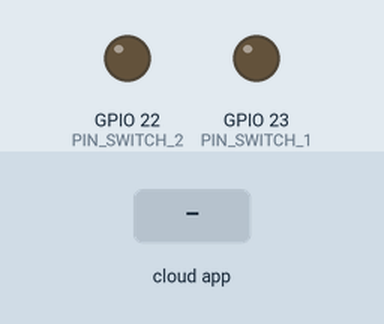
This sketch was run on a simulated ESP32. Parts: output pins drawn as LEDs (lit = HIGH). The inputs (shaded band) are chosen by the test bench. The RemoteXY app is connected.

Above: at 1.2 s.
1.3 s: the phone or cloud app sets switch_1 to 1
At 2.5 s:
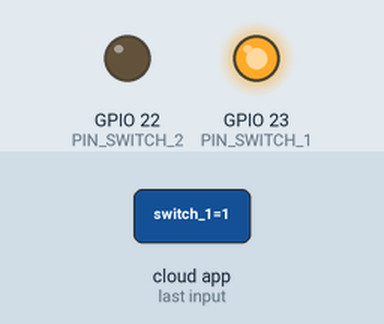
2.8 s: the phone or cloud app sets switch_2 to 1
At 3.6 s:
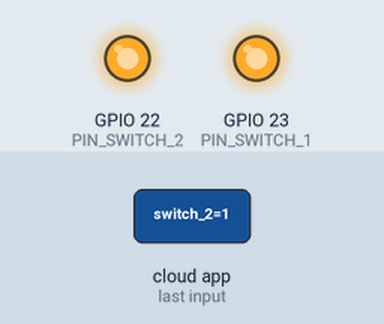
4.3 s: the phone or cloud app sets switch_1 to 0
At 4.8 s:
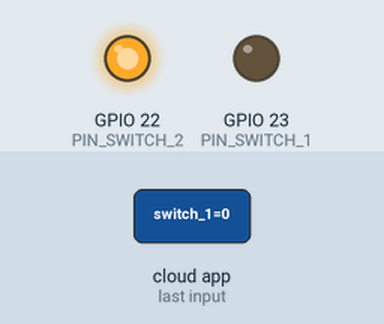
5.8 s: the phone or cloud app sets switch_2 to 0
At 7.1 s:
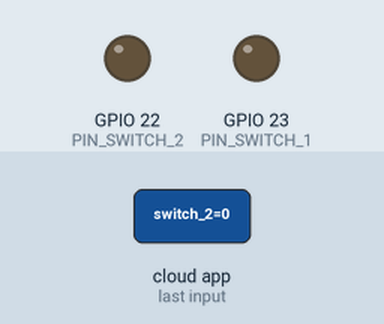
Timing chart, 0 to 8.3 s (numbered marks = the images above; inputs shaded):
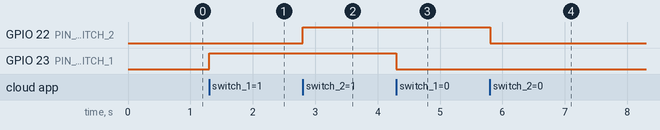

The sketch:

project.ino
```cpp
// (licence header left out)
//////////////////////////////////////////////
//        RemoteXY include library          //
//////////////////////////////////////////////

// RemoteXY select connection mode and include library
#define REMOTEXY_MODE__ESP32CORE_WIFI_POINT
#include <WiFi.h>

#include <RemoteXY.h>

// RemoteXY connection settings
#define REMOTEXY_WIFI_SSID "A12"
#define REMOTEXY_WIFI_PASSWORD "42117622"
#define REMOTEXY_SERVER_PORT 6377


// RemoteXY configurate
#pragma pack(push, 1)
uint8_t RemoteXY_CONF[] =   // 44 bytes
  { 255,2,0,0,0,37,0,16,31,1,2,1,21,32,22,11,37,26,31,31,
  79,78,0,79,70,70,0,2,1,21,51,22,11,133,26,31,31,79,78,0,
  79,70,70,0 };

// this structure defines all the variables and events of your control interface
struct {

    // input variables
  uint8_t switch_1; // =1 if switch ON and =0 if OFF
  uint8_t switch_2; // =1 if switch ON and =0 if OFF

    // other variable
  uint8_t connect_flag;  // =1 if wire connected, else =0

} RemoteXY;
#pragma pack(pop)

/////////////////////////////////////////////
//           END RemoteXY include          //
/////////////////////////////////////////////

#define PIN_SWITCH_1 23
#define PIN_SWITCH_2 22


void setup()
{
  RemoteXY_Init ();

  pinMode (PIN_SWITCH_1, OUTPUT);
  pinMode (PIN_SWITCH_2, OUTPUT);

  // TODO you setup code

}

void loop()
{
  RemoteXY_Handler ();

  digitalWrite(PIN_SWITCH_1, (RemoteXY.switch_1==0)?LOW:HIGH);
  digitalWrite(PIN_SWITCH_2, (RemoteXY.switch_2==0)?LOW:HIGH);

  // TODO you loop code
  // use the RemoteXY structure for data transfer
  // do not call delay()


}
```

Measured:
- after the input at 1.3 s, GPIO 23 (PIN_SWITCH_1): LOW → HIGH at once
- after the input at 2.8 s, GPIO 22 (PIN_SWITCH_2): LOW → HIGH at once
- after the input at 4.3 s, GPIO 23 (PIN_SWITCH_1): HIGH → LOW at once
- after the input at 5.8 s, GPIO 22 (PIN_SWITCH_2): HIGH → LOW at once
